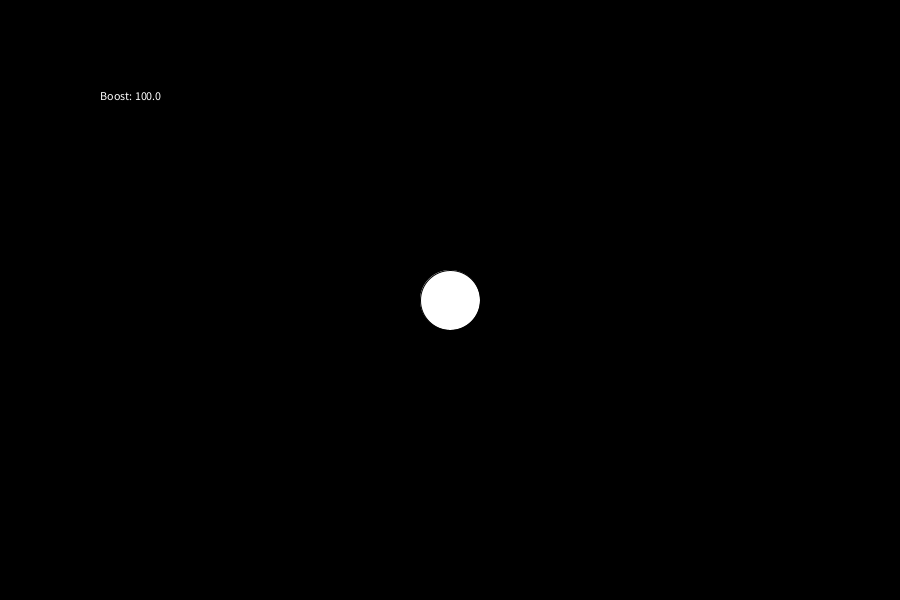
Frame 1 (no input)
Frame 60 (the mouse pressed at the canvas centre just before this capture): identical to frame 1, image omitted
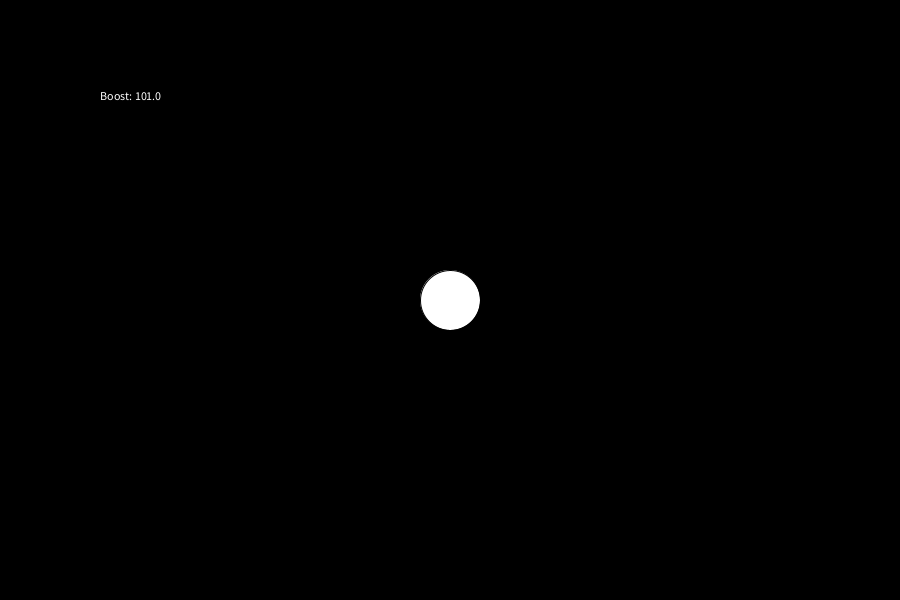
Frame 120 (the mouse held since frame 60 and released just before this capture)

The Processing sketch that drew these frames (run headless with seeded random() and noise(); from frame 60 on, the mouse is pressed at the canvas centre):

// Processing sketch: MovingBall
// ── MovingBall.pde
float ballXCord, ballYCord, ballRadius, speedX, speedY, colorOption1 = 255, colorOption2 = 255, colorOption3 = 255, boostSpeed = 11, standardSpeed = 5;
boolean up, down, left, right;
float boost, boostRecharging;
boolean boostActive;


void setup() {
  size(900, 600);
  
  //Varialbe declarations
  ballXCord = width/2;
  ballYCord = height/2;
  ballRadius = 60;
  speedX = 5;
  speedY = 5;
  boost = 100;
}


void draw() { 
  boostRecharging ++;
  
  drawBall();
  moveBallAndColor();
  Restrictions();
  useBoost();
  
 
  
}


void drawBall() {
  background(0);
  fill (colorOption1, colorOption2, colorOption3);
  ellipse(ballXCord, ballYCord, ballRadius, ballRadius);
  fill(255);
}

//Makes the ball move and changes colors
void moveBallAndColor() {
  if (up) {
    ballYCord -= speedY;
    colorOption1 = 32;
    colorOption2 = 255;
    colorOption3 = 64;
  }
  if (down) {
    ballYCord += speedY;  
    colorOption1 = 35;
    colorOption2 = 54;
    colorOption3 = 255;
  }
  if (left) {
    ballXCord -= speedX;
    colorOption1 = 255;
    colorOption2 = 65;
    colorOption3 = 45;
  }
  if (right) {
    ballXCord += speedX;
    colorOption1 = 154;
    colorOption2 = 41;
    colorOption3 = 132;
  }
  //Boost part - which not fucking works -.-'
    
  if (boostActive == true && boost >= 51 ) {
    speedY = boostSpeed;
    speedX = boostSpeed;
    boost--;
  }

}



//Checking for which keys are pressed
void keyPressed() {
  //Boost parts that doesn't work
  if (key == ' ' && boost > 50) {
    boostActive = true;
  }
   if (key == 'w' || key == 'W') {
    up = true;  
  }
   if (key == 's' || key == 'S') {
    down = true;
  }
   if (key == 'a' || key == 'A') {
    left = true;
  }
   if (key == 'd' || key == 'D') {
    right = true;
  }
}
//Checking for released keys
void keyReleased() {
  if (key == ' ') {
    boostActive = false;
    speedX = standardSpeed;
    speedY = standardSpeed;
  }
   if (key == 'w' || key == 'W') {
    up = false;  
  }
   if (key == 's' || key == 'S') {
    down = false;
  }
   if (key == 'a' || key == 'A') {
    left = false;
  }
   if (key == 'd' || key == 'D') {
    right = false;
  }
}
//Ensures that the ball can't leave the given perimiter
void Restrictions() {
  if (ballYCord - ballRadius/2 < 0) {
    ballYCord += speedY;  
  }
  if (ballYCord + ballRadius/2 > height) {
    ballYCord -= speedY;  
  }
  if (ballXCord - ballRadius/2 < 0) {
    ballXCord += speedX;  
  }
  if (ballXCord + ballRadius/2 > width) {
    ballXCord -= speedX;  
  }
}

//Just testing some stuff with this part
void useBoost() {
  if (boostRecharging > 60) {
    boost ++;
    boostRecharging = 0;
  }
  text("Boost: " + boost, 100, 100);
}
